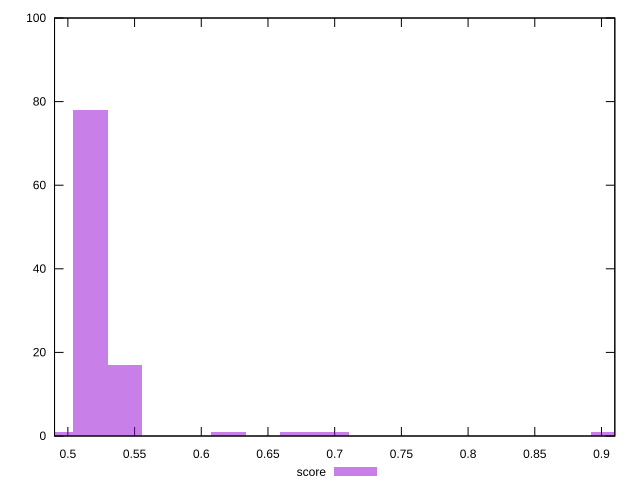

Source code (gnuplot):
reset

$score <<EOF
0.9047600134155963 1
0.5170057219517693 78
0.5428560080493577 17
0.49115543585418087 1
0.6204068663421232 1
0.6979577246348886 1
0.6721074385373 1
EOF

set key outside below
set boxwidth 0.025850286097588465
set xrange [0.49:0.91]
set yrange [0:100]
set trange [0:100]
set style fill transparent solid 0.5 noborder
set terminal svg size 640, 490 enhanced background rgb 'white'
set output "reports/report_00031_2021-02-24T23-18-18.084Z/uses-http2/samples/music/score/histogram.svg"

plot $score title "score" with boxes

reset
